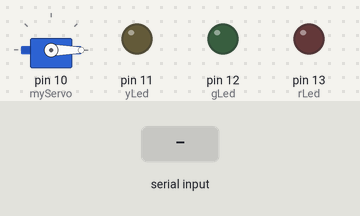
Bench run of a sketch on a simulated Arduino Uno, built with avr-gcc and run on an emulated ATmega328P. On the bench: servo, output pins drawn as LEDs (lit = HIGH). Inputs (shaded band) come from the test bench. What the sketch prints to the serial monitor is not drawn.

Above: at 3.2 s.
3.3 s: byte 17 (0x11) received over Serial
At 3.6 s:
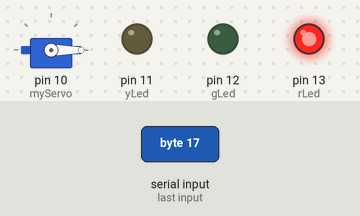
4.8 s: byte 18 (0x12) received over Serial
At 6.0 s:
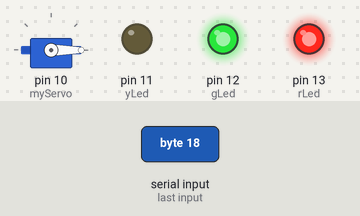
6.3 s: byte 19 (0x13) received over Serial
At 7.1 s:
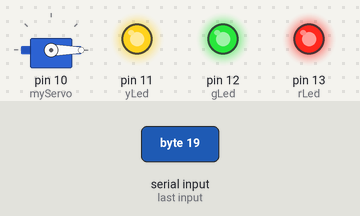
7.8 s: byte 20 (0x14) received over Serial
At 8.2 s:
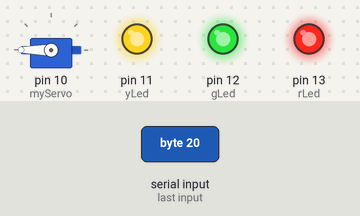
Timing chart, 0 to 10.3 s (numbered marks = the images above; inputs shaded):
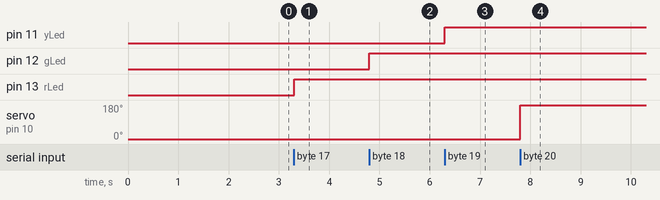

The sketch:

speech_to_text.ino
```cpp
#include <Servo.h>
byte speech = 0;
Servo myServo;
int rLed = 13;
int gLed = 12;
int yLed = 11;

void setup() {

Serial.begin(9600);
myServo.attach(10); //motor pin
myServo.write(0);
pinMode(rLed,OUTPUT);
pinMode(gLed,OUTPUT);
pinMode(yLed,OUTPUT);

delay(1000);
Serial.write(0xAA);
Serial.write(0x37); // start recognization

delay(1000);

Serial.write(0xAA);
Serial.write(0x21);// get speech code
}

void loop() {

  while(Serial.available()) {

  speech = Serial.read();

  switch(speech) {

      case 0x11:   //command 1 is for Red LED
      digitalWrite(rLed, HIGH);
      break;

      case 0x12:  //command 2 is for Green LED
      digitalWrite(gLed, HIGH);
      break;

      case 0x13:  //command 3 is for Yellow LED
      digitalWrite(yLed, HIGH);
      break;

      case 0x14:  //command 4 is for Servo motor
      myServo.write(180);
      break;

      case 0x15:  //command 5 is for Servo Motor
      myServo.write(0);
      break;

            }
      }
}
```

Measured:
- after the input at 3.3 s, pin 13 (rLed): LOW → HIGH at once
- after the input at 4.8 s, pin 12 (gLed): LOW → HIGH at once
- after the input at 6.3 s, pin 11 (yLed): LOW → HIGH at once
- after the input at 7.8 s, servo on pin 10 (myServo): 0° → 180° at once
